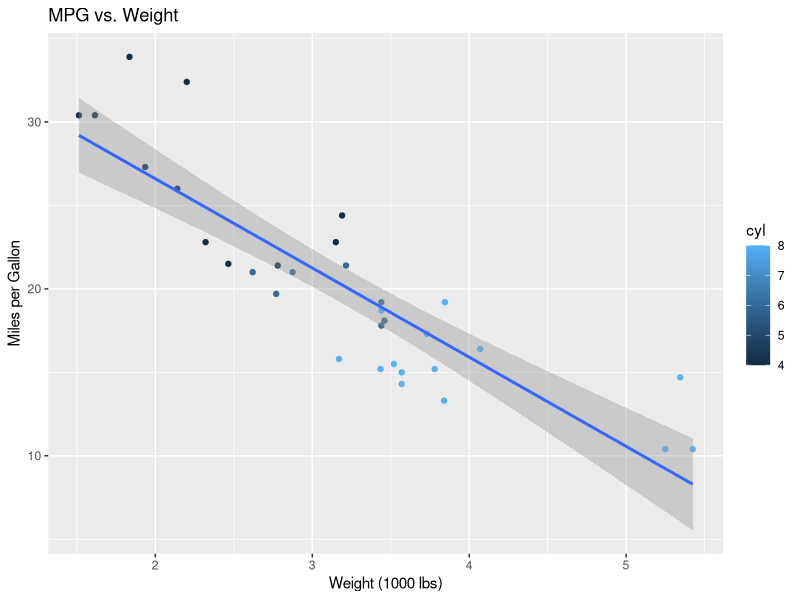

Write R code to recreate this figure. (Note: this script raises an error after producing the figure.)
## ---- chunk 1
library(readr)
library(dplyr)
library(caret)
library(recipes)
library(ggplot2)
## ---- chunk 2
# R code....

## ---- chunk 3
# R code...
## ---- chunk 4
library(ggplot2)

ggplot(mtcars, aes(x = wt, y = mpg)) +
  geom_point(aes(color = cyl)) +
  geom_smooth(method = "lm", formula = y ~ x) +
  labs(title = "MPG vs. Weight",
       x = "Weight (1000 lbs)",
       y = "Miles per Gallon")
## ---- chunk 5
lda_recipe <- scaled_recipe |> # Additional pre-processing
  step_lincomb(all_numeric_predictors()) |>
  step_corr(all_numeric_predictors(), threshold = 0.9)
## ---- chunk 6
lda_fit_equal <- train(
  lda_recipe,
  data = training_model_data,
  trControl = model_control,
  method = "lda2",
  metric = "Macro_F1",
  tuneGrid = expand.grid(dimen = 1:2),
  prior = rep(1/3, 3) # Equal class priors
)

lda_fit_emp <- train(
  lda_recipe,
  data = training_model_data,
  trControl = model_control,
  method = "lda2",
  metric = "Macro_F1",
  tuneGrid = expand.grid(dimen = 1:2) # Empirical priors (training class proportions)
)
## ---- chunk 7
lda_prior_comparison <- bind_rows(
  lda_fit_emp$results   |> mutate(priors = "Empirical"),
  lda_fit_equal$results |> mutate(priors = "Equal")
) %>%
  select(priors, dimen, Macro_F1, Accuracy, starts_with("Recall_"))

lda_prior_comparison |> 
  mutate(across(c(Macro_F1, Accuracy, starts_with("Recall_")), ~ round(.x,2))) |>
  select(1:7) |> arrange(dimen) |>
  print()
